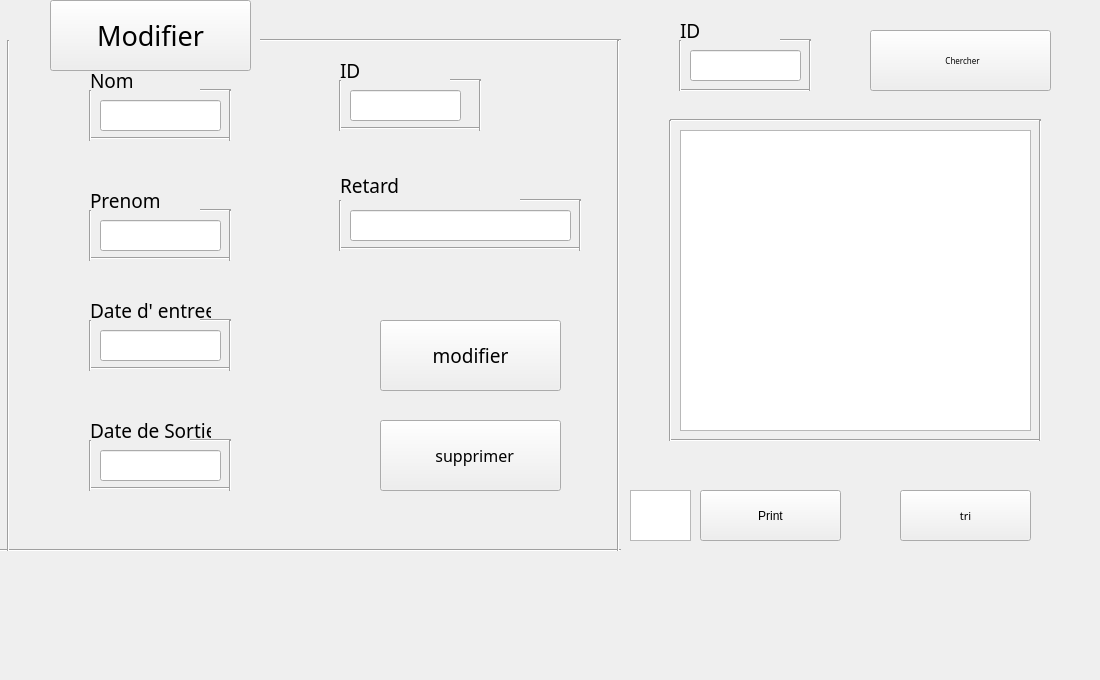
   <widget class="QWidget" name="tab_2">
    <attribute name="title">
     <string>Modifier</string>
    </attribute>
    <widget class="QTableView" name="tableView">
     <property name="geometry">
      <rect>
       <x>680</x>
       <y>130</y>
       <width>351</width>
       <height>301</height>
      </rect>
     </property>
    </widget>
    <widget class="QLineEdit" name="lineEdit_13">
     <property name="geometry">
      <rect>
       <x>100</x>
       <y>100</y>
       <width>121</width>
       <height>31</height>
      </rect>
     </property>
     <property name="font">
      <font>
       <family>Bahnschrift</family>
       <pointsize>10</pointsize>
      </font>
     </property>
    </widget>
    <widget class="QLineEdit" name="lineEdit_14">
     <property name="geometry">
      <rect>
       <x>100</x>
       <y>220</y>
       <width>121</width>
       <height>31</height>
      </rect>
     </property>
     <property name="font">
      <font>
       <family>Bahnschrift</family>
       <pointsize>10</pointsize>
      </font>
     </property>
    </widget>
    <widget class="QLineEdit" name="lineEdit_15">
     <property name="geometry">
      <rect>
       <x>100</x>
       <y>330</y>
       <width>121</width>
       <height>31</height>
      </rect>
     </property>
     <property name="font">
      <font>
       <family>Bahnschrift</family>
       <pointsize>10</pointsize>
      </font>
     </property>
     <property name="readOnly">
      <bool>true</bool>
     </property>
    </widget>
    <widget class="QLineEdit" name="lineEdit_16">
     <property name="geometry">
      <rect>
       <x>100</x>
       <y>450</y>
       <width>121</width>
       <height>31</height>
      </rect>
     </property>
     <property name="font">
      <font>
       <family>Bahnschrift</family>
       <pointsize>10</pointsize>
      </font>
     </property>
     <property name="readOnly">
      <bool>true</bool>
     </property>
    </widget>
    <widget class="QLineEdit" name="lineEdit_17">
     <property name="geometry">
      <rect>
       <x>350</x>
       <y>210</y>
       <width>221</width>
       <height>31</height>
      </rect>
     </property>
     <property name="font">
      <font>
       <family>Bahnschrift</family>
       <pointsize>10</pointsize>
      </font>
     </property>
     <property name="readOnly">
      <bool>true</bool>
     </property>
    </widget>
    <widget class="QLineEdit" name="lineEdit_18">
     <property name="geometry">
      <rect>
       <x>350</x>
       <y>90</y>
       <width>111</width>
       <height>31</height>
      </rect>
     </property>
     <property name="font">
      <font>
       <family>Bahnschrift</family>
       <pointsize>10</pointsize>
      </font>
     </property>
    </widget>
    <widget class="QPushButton" name="pushButton_2">
     <property name="geometry">
      <rect>
       <x>380</x>
       <y>320</y>
       <width>181</width>
       <height>71</height>
      </rect>
     </property>
     <property name="font">
      <font>
       <family>Bahnschrift</family>
       <pointsize>14</pointsize>
      </font>
     </property>
     <property name="text">
      <string>modifier</string>
     </property>
    </widget>
    <widget class="QPushButton" name="pushButton_3">
     <property name="geometry">
      <rect>
       <x>380</x>
       <y>420</y>
       <width>181</width>
       <height>71</height>
      </rect>
     </property>
     <property name="font">
      <font>
       <family>Bahnschrift</family>
       <pointsize>12</pointsize>
      </font>
     </property>
     <property name="text">
      <string>  supprimer</string>
     </property>
    </widget>
    <widget class="QPushButton" name="pushButton_7">
     <property name="geometry">
      <rect>
       <x>900</x>
       <y>490</y>
       <width>131</width>
       <height>51</height>
      </rect>
     </property>
     <property name="font">
      <font>
       <family>Bahnschrift</family>
       <pointsize>8</pointsize>
      </font>
     </property>
     <property name="text">
      <string>tri</string>
     </property>
    </widget>
    <widget class="Line" name="line_33">
     <property name="geometry">
      <rect>
       <x>260</x>
       <y>30</y>
       <width>361</width>
       <height>20</height>
      </rect>
     </property>
     <property name="orientation">
      <enum>Qt::Horizontal</enum>
     </property>
    </widget>
    <widget class="Line" name="line_34">
     <property name="geometry">
      <rect>
       <x>0</x>
       <y>540</y>
       <width>621</width>
       <height>20</height>
      </rect>
     </property>
     <property name="orientation">
      <enum>Qt::Horizontal</enum>
     </property>
    </widget>
    <widget class="Line" name="line_35">
     <property name="geometry">
      <rect>
       <x>0</x>
       <y>40</y>
       <width>16</width>
       <height>511</height>
      </rect>
     </property>
     <property name="orientation">
      <enum>Qt::Vertical</enum>
     </property>
    </widget>
    <widget class="Line" name="line_36">
     <property name="geometry">
      <rect>
       <x>610</x>
       <y>40</y>
       <width>16</width>
       <height>511</height>
      </rect>
     </property>
     <property name="orientation">
      <enum>Qt::Vertical</enum>
     </property>
    </widget>
    <widget class="Line" name="line_37">
     <property name="geometry">
      <rect>
       <x>670</x>
       <y>430</y>
       <width>371</width>
       <height>20</height>
      </rect>
     </property>
     <property name="orientation">
      <enum>Qt::Horizontal</enum>
     </property>
    </widget>
    <widget class="Line" name="line_38">
     <property name="geometry">
      <rect>
       <x>670</x>
       <y>110</y>
       <width>371</width>
       <height>20</height>
      </rect>
     </property>
     <property name="orientation">
      <enum>Qt::Horizontal</enum>
     </property>
    </widget>
    <widget class="Line" name="line_39">
     <property name="geometry">
      <rect>
       <x>660</x>
       <y>120</y>
       <width>20</width>
       <height>321</height>
      </rect>
     </property>
     <property name="orientation">
      <enum>Qt::Vertical</enum>
     </property>
    </widget>
    <widget class="Line" name="line_40">
     <property name="geometry">
      <rect>
       <x>1030</x>
       <y>120</y>
       <width>20</width>
       <height>321</height>
      </rect>
     </property>
     <property name="orientation">
      <enum>Qt::Vertical</enum>
     </property>
    </widget>
    <widget class="Line" name="line_41">
     <property name="geometry">
      <rect>
       <x>90</x>
       <y>130</y>
       <width>141</width>
       <height>16</height>
      </rect>
     </property>
     <property name="orientation">
      <enum>Qt::Horizontal</enum>
     </property>
    </widget>
    <widget class="Line" name="line_42">
     <property name="geometry">
      <rect>
       <x>200</x>
       <y>80</y>
       <width>31</width>
       <height>20</height>
      </rect>
     </property>
     <property name="orientation">
      <enum>Qt::Horizontal</enum>
     </property>
    </widget>
    <widget class="Line" name="line_43">
     <property name="geometry">
      <rect>
       <x>200</x>
       <y>200</y>
       <width>31</width>
       <height>20</height>
      </rect>
     </property>
     <property name="orientation">
      <enum>Qt::Horizontal</enum>
     </property>
    </widget>
    <widget class="Line" name="line_44">
     <property name="geometry">
      <rect>
       <x>90</x>
       <y>250</y>
       <width>141</width>
       <height>16</height>
      </rect>
     </property>
     <property name="orientation">
      <enum>Qt::Horizontal</enum>
     </property>
    </widget>
    <widget class="Line" name="line_45">
     <property name="geometry">
      <rect>
       <x>340</x>
       <y>240</y>
       <width>241</width>
       <height>16</height>
      </rect>
     </property>
     <property name="orientation">
      <enum>Qt::Horizontal</enum>
     </property>
    </widget>
    <widget class="Line" name="line_46">
     <property name="geometry">
      <rect>
       <x>90</x>
       <y>360</y>
       <width>141</width>
       <height>16</height>
      </rect>
     </property>
     <property name="orientation">
      <enum>Qt::Horizontal</enum>
     </property>
    </widget>
    <widget class="Line" name="line_47">
     <property name="geometry">
      <rect>
       <x>200</x>
       <y>310</y>
       <width>31</width>
       <height>20</height>
      </rect>
     </property>
     <property name="orientation">
      <enum>Qt::Horizontal</enum>
     </property>
    </widget>
    <widget class="Line" name="line_48">
     <property name="geometry">
      <rect>
       <x>190</x>
       <y>430</y>
       <width>41</width>
       <height>20</height>
      </rect>
     </property>
     <property name="orientation">
      <enum>Qt::Horizontal</enum>
     </property>
    </widget>
    <widget class="Line" name="line_49">
     <property name="geometry">
      <rect>
       <x>90</x>
       <y>480</y>
       <width>141</width>
       <height>16</height>
      </rect>
     </property>
     <property name="orientation">
      <enum>Qt::Horizontal</enum>
     </property>
    </widget>
    <widget class="Line" name="line_50">
     <property name="geometry">
      <rect>
       <x>520</x>
       <y>190</y>
       <width>61</width>
       <height>20</height>
      </rect>
     </property>
     <property name="orientation">
      <enum>Qt::Horizontal</enum>
     </property>
    </widget>
    <widget class="Line" name="line_51">
     <property name="geometry">
      <rect>
       <x>340</x>
       <y>120</y>
       <width>141</width>
       <height>16</height>
      </rect>
     </property>
     <property name="orientation">
      <enum>Qt::Horizontal</enum>
     </property>
    </widget>
    <widget class="Line" name="line_52">
     <property name="geometry">
      <rect>
       <x>450</x>
       <y>70</y>
       <width>31</width>
       <height>20</height>
      </rect>
     </property>
     <property name="orientation">
      <enum>Qt::Horizontal</enum>
     </property>
    </widget>
    <widget class="Line" name="line_53">
     <property name="geometry">
      <rect>
       <x>220</x>
       <y>440</y>
       <width>20</width>
       <height>51</height>
      </rect>
     </property>
     <property name="orientation">
      <enum>Qt::Vertical</enum>
     </property>
    </widget>
    <widget class="Line" name="line_54">
     <property name="geometry">
      <rect>
       <x>80</x>
       <y>440</y>
       <width>20</width>
       <height>51</height>
      </rect>
     </property>
     <property name="orientation">
      <enum>Qt::Vertical</enum>
     </property>
    </widget>
    <widget class="Line" name="line_55">
     <property name="geometry">
      <rect>
       <x>80</x>
       <y>320</y>
       <width>20</width>
       <height>51</height>
      </rect>
     </property>
     <property name="orientation">
      <enum>Qt::Vertical</enum>
     </property>
    </widget>
    <widget class="Line" name="line_56">
     <property name="geometry">
      <rect>
       <x>220</x>
       <y>320</y>
       <width>20</width>
       <height>51</height>
      </rect>
     </property>
     <property name="orientation">
      <enum>Qt::Vertical</enum>
     </property>
    </widget>
    <widget class="Line" name="line_57">
     <property name="geometry">
      <rect>
       <x>220</x>
       <y>210</y>
       <width>20</width>
       <height>51</height>
      </rect>
     </property>
     <property name="orientation">
      <enum>Qt::Vertical</enum>
     </property>
    </widget>
    <widget class="Line" name="line_58">
     <property name="geometry">
      <rect>
       <x>80</x>
       <y>210</y>
       <width>20</width>
       <height>51</height>
      </rect>
     </property>
     <property name="orientation">
      <enum>Qt::Vertical</enum>
     </property>
    </widget>
    <widget class="Line" name="line_59">
     <property name="geometry">
      <rect>
       <x>80</x>
       <y>90</y>
       <width>20</width>
       <height>51</height>
      </rect>
     </property>
     <property name="orientation">
      <enum>Qt::Vertical</enum>
     </property>
    </widget>
    <widget class="Line" name="line_60">
     <property name="geometry">
      <rect>
       <x>220</x>
       <y>90</y>
       <width>20</width>
       <height>51</height>
      </rect>
     </property>
     <property name="orientation">
      <enum>Qt::Vertical</enum>
     </property>
    </widget>
    <widget class="Line" name="line_61">
     <property name="geometry">
      <rect>
       <x>330</x>
       <y>80</y>
       <width>20</width>
       <height>51</height>
      </rect>
     </property>
     <property name="orientation">
      <enum>Qt::Vertical</enum>
     </property>
    </widget>
    <widget class="Line" name="line_62">
     <property name="geometry">
      <rect>
       <x>470</x>
       <y>80</y>
       <width>20</width>
       <height>51</height>
      </rect>
     </property>
     <property name="orientation">
      <enum>Qt::Vertical</enum>
     </property>
    </widget>
    <widget class="Line" name="line_63">
     <property name="geometry">
      <rect>
       <x>570</x>
       <y>200</y>
       <width>20</width>
       <height>51</height>
      </rect>
     </property>
     <property name="orientation">
      <enum>Qt::Vertical</enum>
     </property>
    </widget>
    <widget class="Line" name="line_64">
     <property name="geometry">
      <rect>
       <x>330</x>
       <y>200</y>
       <width>20</width>
       <height>51</height>
      </rect>
     </property>
     <property name="orientation">
      <enum>Qt::Vertical</enum>
     </property>
    </widget>
    <widget class="QLabel" name="label_13">
     <property name="geometry">
      <rect>
       <x>90</x>
       <y>70</y>
       <width>61</width>
       <height>21</height>
      </rect>
     </property>
     <property name="font">
      <font>
       <family>Bahnschrift</family>
       <pointsize>14</pointsize>
      </font>
     </property>
     <property name="text">
      <string>Nom</string>
     </property>
    </widget>
    <widget class="QLabel" name="label_14">
     <property name="geometry">
      <rect>
       <x>90</x>
       <y>190</y>
       <width>71</width>
       <height>21</height>
      </rect>
     </property>
     <property name="font">
      <font>
       <family>Bahnschrift</family>
       <pointsize>14</pointsize>
      </font>
     </property>
     <property name="text">
      <string>Prenom</string>
     </property>
    </widget>
    <widget class="QLabel" name="label_15">
     <property name="geometry">
      <rect>
       <x>90</x>
       <y>300</y>
       <width>121</width>
       <height>20</height>
      </rect>
     </property>
     <property name="font">
      <font>
       <family>Bahnschrift</family>
       <pointsize>14</pointsize>
      </font>
     </property>
     <property name="text">
      <string>Date d' entree</string>
     </property>
    </widget>
    <widget class="QLabel" name="label_16">
     <property name="geometry">
      <rect>
       <x>90</x>
       <y>420</y>
       <width>121</width>
       <height>21</height>
      </rect>
     </property>
     <property name="font">
      <font>
       <family>Bahnschrift</family>
       <pointsize>14</pointsize>
      </font>
     </property>
     <property name="text">
      <string>Date de Sortie</string>
     </property>
    </widget>
    <widget class="QLabel" name="label_17">
     <property name="geometry">
      <rect>
       <x>340</x>
       <y>170</y>
       <width>111</width>
       <height>31</height>
      </rect>
     </property>
     <property name="font">
      <font>
       <family>Bahnschrift</family>
       <pointsize>14</pointsize>
      </font>
     </property>
     <property name="text">
      <string>Retard</string>
     </property>
    </widget>
    <widget class="QLabel" name="label_18">
     <property name="geometry">
      <rect>
       <x>340</x>
       <y>60</y>
       <width>91</width>
       <height>21</height>
      </rect>
     </property>
     <property name="font">
      <font>
       <family>Bahnschrift</family>
       <pointsize>14</pointsize>
      </font>
     </property>
     <property name="text">
      <string>ID</string>
     </property>
    </widget>
    <widget class="QLabel" name="label_19">
     <property name="geometry">
      <rect>
       <x>20</x>
       <y>0</y>
       <width>61</width>
       <height>61</height>
      </rect>
     </property>
     <property name="text">
      <string/>
     </property>
    </widget>
    <widget class="QLabel" name="label_20">
     <property name="geometry">
      <rect>
       <x>340</x>
       <y>320</y>
       <width>61</width>
       <height>61</height>
      </rect>
     </property>
     <property name="text">
      <string/>
     </property>
    </widget>
    <widget class="QLabel" name="label_21">
     <property name="geometry">
      <rect>
       <x>340</x>
       <y>420</y>
       <width>61</width>
       <height>61</height>
      </rect>
     </property>
     <property name="text">
      <string/>
     </property>
    </widget>
    <widget class="QLabel" name="label_22">
     <property name="geometry">
      <rect>
       <x>-10</x>
       <y>-50</y>
       <width>1091</width>
       <height>671</height>
      </rect>
     </property>
     <property name="text">
      <string/>
     </property>
    </widget>
    <widget class="QLineEdit" name="lineEdit_20">
     <property name="geometry">
      <rect>
       <x>690</x>
       <y>50</y>
       <width>111</width>
       <height>31</height>
      </rect>
     </property>
     <property name="font">
      <font>
       <family>Bahnschrift</family>
       <pointsize>10</pointsize>
      </font>
     </property>
    </widget>
    <widget class="QPushButton" name="pushButton_8">
     <property name="geometry">
      <rect>
       <x>870</x>
       <y>30</y>
       <width>181</width>
       <height>61</height>
      </rect>
     </property>
     <property name="font">
      <font>
       <family>Bahnschrift</family>
       <pointsize>6</pointsize>
      </font>
     </property>
     <property name="text">
      <string>  Chercher</string>
     </property>
    </widget>
    <widget class="QPushButton" name="pushButton_10">
     <property name="geometry">
      <rect>
       <x>50</x>
       <y>0</y>
       <width>201</width>
       <height>71</height>
      </rect>
     </property>
     <property name="font">
      <font>
       <family>Bahnschrift</family>
       <pointsize>20</pointsize>
      </font>
     </property>
     <property name="text">
      <string>Modifier</string>
     </property>
    </widget>
    <widget class="Line" name="line_97">
     <property name="geometry">
      <rect>
       <x>680</x>
       <y>80</y>
       <width>131</width>
       <height>20</height>
      </rect>
     </property>
     <property name="orientation">
      <enum>Qt::Horizontal</enum>
     </property>
    </widget>
    <widget class="Line" name="line_98">
     <property name="geometry">
      <rect>
       <x>780</x>
       <y>30</y>
       <width>31</width>
       <height>20</height>
      </rect>
     </property>
     <property name="orientation">
      <enum>Qt::Horizontal</enum>
     </property>
    </widget>
    <widget class="Line" name="line_99">
     <property name="geometry">
      <rect>
       <x>670</x>
       <y>40</y>
       <width>20</width>
       <height>51</height>
      </rect>
     </property>
     <property name="orientation">
      <enum>Qt::Vertical</enum>
     </property>
    </widget>
    <widget class="Line" name="line_100">
     <property name="geometry">
      <rect>
       <x>800</x>
       <y>40</y>
       <width>20</width>
       <height>51</height>
      </rect>
     </property>
     <property name="orientation">
      <enum>Qt::Vertical</enum>
     </property>
    </widget>
    <widget class="QLabel" name="label_35">
     <property name="geometry">
      <rect>
       <x>680</x>
       <y>20</y>
       <width>91</width>
       <height>21</height>
      </rect>
     </property>
     <property name="font">
      <font>
       <family>Bahnschrift</family>
       <pointsize>14</pointsize>
      </font>
     </property>
     <property name="text">
      <string>ID</string>
     </property>
    </widget>
    <widget class="QLabel" name="label_39">
     <property name="geometry">
      <rect>
       <x>840</x>
       <y>30</y>
       <width>51</width>
       <height>51</height>
      </rect>
     </property>
     <property name="text">
      <string/>
     </property>
    </widget>
    <widget class="QPushButton" name="pushButton_15">
     <property name="geometry">
      <rect>
       <x>700</x>
       <y>490</y>
       <width>141</width>
       <height>51</height>
      </rect>
     </property>
     <property name="text">
      <string>Print</string>
     </property>
    </widget>
    <widget class="QTextEdit" name="textEdit">
     <property name="geometry">
      <rect>
       <x>630</x>
       <y>490</y>
       <width>61</width>
       <height>51</height>
      </rect>
     </property>
    </widget>
    <zorder>label_22</zorder>
    <zorder>tableView</zorder>
    <zorder>lineEdit_13</zorder>
    <zorder>lineEdit_14</zorder>
    <zorder>lineEdit_15</zorder>
    <zorder>lineEdit_16</zorder>
    <zorder>lineEdit_17</zorder>
    <zorder>lineEdit_18</zorder>
    <zorder>pushButton_2</zorder>
    <zorder>pushButton_3</zorder>
    <zorder>pushButton_7</zorder>
    <zorder>line_33</zorder>
    <zorder>line_34</zorder>
    <zorder>line_35</zorder>
    <zorder>line_36</zorder>
    <zorder>line_37</zorder>
    <zorder>line_38</zorder>
    <zorder>line_39</zorder>
    <zorder>line_40</zorder>
    <zorder>line_41</zorder>
    <zorder>line_42</zorder>
    <zorder>line_43</zorder>
    <zorder>line_44</zorder>
    <zorder>line_45</zorder>
    <zorder>line_46</zorder>
    <zorder>line_47</zorder>
    <zorder>line_48</zorder>
    <zorder>line_49</zorder>
    <zorder>line_50</zorder>
    <zorder>line_51</zorder>
    <zorder>line_52</zorder>
    <zorder>line_53</zorder>
    <zorder>line_54</zorder>
    <zorder>line_55</zorder>
    <zorder>line_56</zorder>
    <zorder>line_57</zorder>
    <zorder>line_58</zorder>
    <zorder>line_59</zorder>
    <zorder>line_60</zorder>
    <zorder>line_61</zorder>
    <zorder>line_62</zorder>
    <zorder>line_63</zorder>
    <zorder>line_64</zorder>
    <zorder>label_13</zorder>
    <zorder>label_14</zorder>
    <zorder>label_15</zorder>
    <zorder>label_16</zorder>
    <zorder>label_17</zorder>
    <zorder>label_18</zorder>
    <zorder>label_20</zorder>
    <zorder>label_21</zorder>
    <zorder>lineEdit_20</zorder>
    <zorder>pushButton_8</zorder>
    <zorder>pushButton_10</zorder>
    <zorder>label_19</zorder>
    <zorder>line_97</zorder>
    <zorder>line_98</zorder>
    <zorder>line_99</zorder>
    <zorder>line_100</zorder>
    <zorder>label_35</zorder>
    <zorder>label_39</zorder>
    <zorder>pushButton_15</zorder>
    <zorder>textEdit</zorder>
   </widget>
